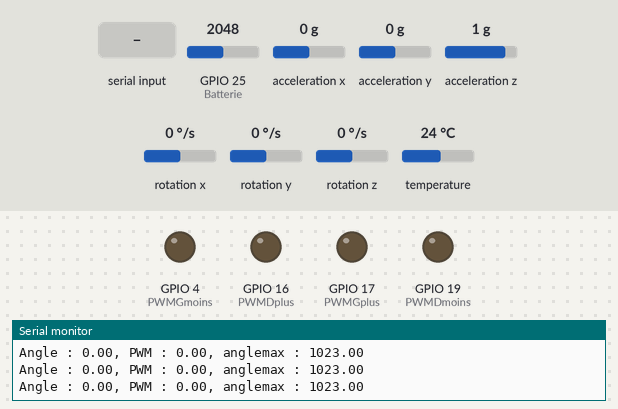
Simulated run of this program. Board: ESP32. On the bench: output pins drawn as LEDs (lit = HIGH), the last lines printed to the serial monitor. Inputs (shaded band) come from the test bench; at power-on: acceleration x 0 g, acceleration y 0 g, GPIO 25 (Batterie) = 2048, acceleration z 1 g, rotation x 0 °/s, rotation y 0 °/s, rotation z 0 °/s, temperature 24 °C. Nothing arrives over Bluetooth unless stated.

Above: at 1.2 s.
1.3 s: acceleration x set to -0.2 g
At 2.7 s:
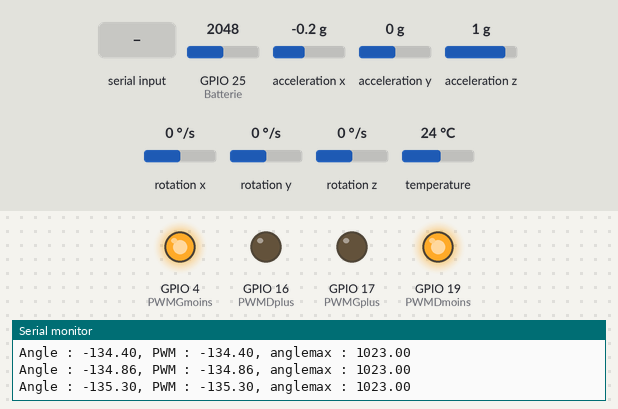
3.0 s: acceleration y set to -0.2 g
At 5.2 s:
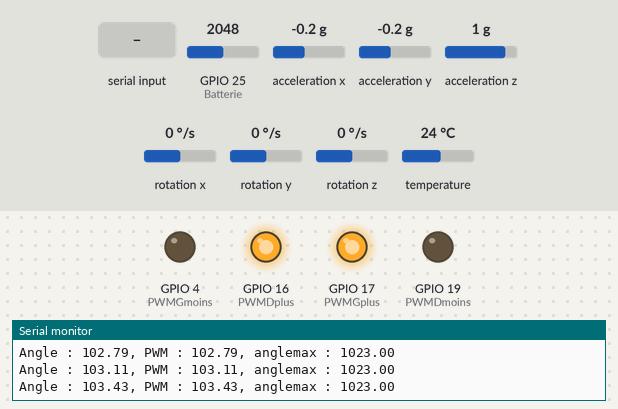
5.5 s: "maxPWM 150\n" received over Serial
At 6.5 s:
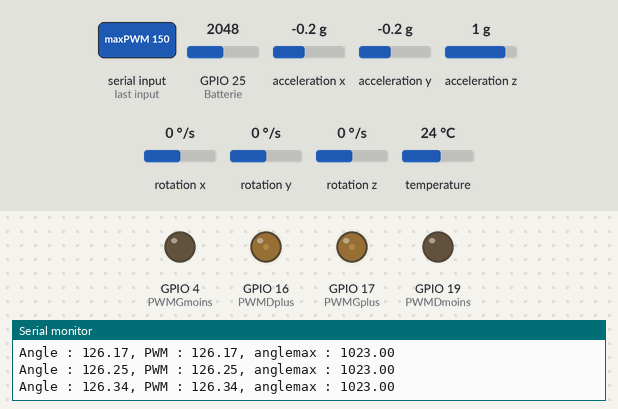
Timing chart, 0 to 8.5 s (numbered marks = the images above; inputs shaded):
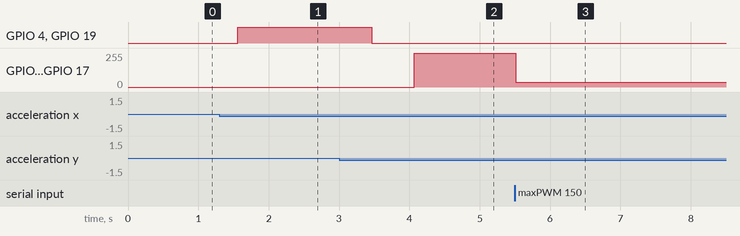

Measured:
- the behaviour switches between 0 and -0.1 g on acceleration x (found by bisection; images 0 and 1)
- the behaviour switches between 0 and -0.1 g on acceleration y (found by bisection; images 1 and 2)
- after the input at 1.3 s, GPIO 4 (PWMGmoins), GPIO 19 (PWMDmoins): LOW → HIGH after 0.26 s
- after the input at 3.0 s, GPIO 4 (PWMGmoins), GPIO 19 (PWMDmoins): HIGH → LOW after 0.46 s; GPIO 16 (PWMDplus), GPIO 17 (PWMGplus): 0/255 → 255/255 after 1.1 s
- after the input at 5.5 s, GPIO 16 (PWMDplus), GPIO 17 (PWMGplus): 255/255 → 37/255 at once

The program:

main.cpp
```cpp
#include <Arduino.h>
#include <Adafruit_MPU6050.h>
#include <Adafruit_Sensor.h>
#include <Wire.h>
#include <BluetoothSerial.h>

#define AVANT 1
#define ARRIERE 2
#define ARRET 0

// ---Declaration des Broches---
unsigned char PWMGplus = 17;                                    // PWM (vitesse) du moteur gauche
unsigned char PWMDplus = 16;                                    // PWM (vitesse) du moteur droit

unsigned char PWMGmoins = 4;                                    // PWM (vitesse) du moteur gauche
unsigned char PWMDmoins = 19;                                    // PWM (vitesse) du moteur droit

char Batterie = 25;                                         // Broche de lecture de la batterie

// ---Declaration des Objets---
BluetoothSerial SerialBT;                                   // Objet Bluetooth Serial
Adafruit_MPU6050 mpu;                                       // Objet pour le capteur MPU6050

// ---Declaration des Variables---
float TetaG,TetaW,angle;
float TetaWF,TetaGF;
char FlagCalcul = 0;
float Ve, Vs = 0;
float Te = 10;                                              // période d'échantillonage en ms
float Tau = 1000;                                           // constante de temps du filtre en ms
float A, B;                                                 // coefficient du filtre

float anglePositifMax = 38.0;
float angleNegatifMax = -42.0;
char kp = 1, etat=0;                                                // coefficient de proportionnalité du correcteur
unsigned short maxPWM = 1024;

float R1= 22000.0;                                          // résistance de 22 kohms
float R2= 10000.0;                                          // résistance de 10 kohms
float valeurbatterie;

// ---Definition des PWM---
unsigned int frequence = 20000, valPWM=1023;                     // Fréquence de 20 kHz
unsigned char canal0 = 0;                                   // Canal 0 pour le moteur gauche
unsigned char canal1 = 1;                                   // Canal 1 pour le moteur droit
unsigned char canal2 = 2;                                   // Canal 2 pour le moteur gauche
unsigned char canal3 = 3;                                   // Canal 1 pour le moteur droit
unsigned char resolution = 10;                              // Résolution de 10 bits (valeurs de 0 à 1023)


void controle(void *parameters)
{
  TickType_t xLastWakeTime;                                 // Variable pour stocker le temps de réveil de la tâche
  xLastWakeTime = xTaskGetTickCount();                      // Initialisation du temps de réveil de la tâche
  while (1)
  {
    sensors_event_t a, g, temp;                             // Création d'objets pour stocker les données du capteur
    mpu.getEvent(&a, &g, &temp);                            // Lecture des données du capteur

    TetaG=-atan2(a.acceleration.y, a.acceleration.x);       // Angle du gyroscope en radian
    TetaGF = A * TetaG + B * TetaGF;                        // Angle du gyroscope filtré en radian

    TetaW  =  g.gyro.z * Tau/1000;                          // angle de l'accélération en radian
    TetaWF = A* TetaW + B*TetaWF;                           // angle de l'accélération filtré en radian

    angle = (TetaWF + TetaGF) * 180 / PI;                   // angle de l'inclinaison du gyropode en degrés

    switch(etat) {
      case ARRET:
        ledcWrite(canal0, 0);
        ledcWrite(canal1, 0);
        ledcWrite(canal2, 0);
        ledcWrite(canal3, 0);
        if (angle < 0.0) etat = ARRIERE;
        if (angle > 0.0) etat = AVANT;
        break;

      case AVANT:
        valPWM = (kp * (int)angle/(int)anglePositifMax*maxPWM);        // Calcul de la valeur PWM en fonction de l'angle d'inclinaison
        valPWM = constrain(valPWM, 0, maxPWM);                // Contrainte de la valeur PWM entre 0 et maxPWM (1023)
        ledcWrite(canal2, 0);
        ledcWrite(canal3, 0);
        ledcWrite(canal0, valPWM);
        ledcWrite(canal1, valPWM);
        if (angle == 0.0) etat = ARRET;
        if (angle < 0.0) etat = ARRIERE;
        break;

      case ARRIERE:
        valPWM = (kp * (int)angle/(int)angleNegatifMax*maxPWM); // Calcul de la valeur PWM en fonction de l'angle d'inclinaison
        valPWM = constrain(valPWM, 0, maxPWM);                  // Contrainte de la valeur PWM entre 0 et maxPWM (1023)
        ledcWrite(canal0, 0);
        ledcWrite(canal1, 0);
        ledcWrite(canal2, valPWM);
        ledcWrite(canal3, valPWM);
        if (angle == 0.0) etat = ARRET;
        if (angle > 0.0) etat = AVANT;
        break;
    }

    FlagCalcul = 1;                                         // Indicateur que les calculs sont terminés
    vTaskDelayUntil(&xLastWakeTime, pdMS_TO_TICKS(Te));     // Attente jusqu'au prochain cycle d'exécution de la tâche
  }
}

void Vin(void *parameters)                                  // Tâche pour la lecture de la tension de la batterie
{
  Ve = 1;
  while (1)
  {
    valeurbatterie=(((3.3/4095.0)*analogRead(Batterie)*(R1+R2))/R2)+0.3;     // Calcul de la valeur de la batterie en volts

    vTaskDelay(pdMS_TO_TICKS(1000));
  }
}

void setup()
{
  Serial.begin(115200);
  Serial.printf("Bonjour \n\r");

  SerialBT.begin("ESP32test");                              // Bluetooth device name
  SerialBT.println("Hello from ESP32!");                    // Message de bienvenue pour le Bluetooth

  // Configuration de la PWM
  ledcSetup(canal0, frequence, resolution);
  ledcSetup(canal1, frequence, resolution);

  ledcSetup(canal2, frequence, resolution);
  ledcSetup(canal3, frequence, resolution);


  // Liaison des canaux PWM aux broches
  ledcAttachPin(PWMGplus, canal0);
  ledcAttachPin(PWMDplus, canal1);
  ledcAttachPin(PWMGmoins, canal2);
  ledcAttachPin(PWMDmoins, canal3);


  // Initialisation du capteur MPU6050
  if (!mpu.begin()) {
    Serial.println("Failed to find MPU6050 chip");
    while (1) {
      delay(10);
    }
  }
  Serial.println("MPU6050 Found!");

  xTaskCreate(
      controle,   // nom de la fonction
      "controle", // nom de la tache que nous venons de vréer
      10000,      // taille de la pile en octet
      NULL,       // parametre
      10,         // tres haut niveau de priorite
      NULL        // descripteur
  );
  xTaskCreate(
      Vin,        // nom de la fonction
      "Vin",      // nom de la tache que nous venons de vréer
      10000,      // taille de la pile en octet
      NULL,      // parametre
      1,          // bas niveau de priorite
      NULL        // descripteur
  );

  // calcul coeff filtre
  Serial.begin(115200);
  A = 1 / (1 + Tau / Te);
  B = Tau / Te * A;
}

void reception(char ch)
{
  static int i = 0;
  static String chaine = "";
  String commande;
  String valeur;
  int index, length;

  if ((ch == 13) or (ch == 10))
  {
    index = chaine.indexOf(' ');
    length = chaine.length();
    if (index == -1)
    {
      commande = chaine;
      valeur = "";
    }
    else
    {
      commande = chaine.substring(0, index);
      valeur = chaine.substring(index + 1, length);
    }

    if (commande == "Tau")
    {
      Tau = valeur.toFloat();
      // calcul coeff filtre
      A = 1 / (1 + Tau / Te);
      B = Tau / Te * A;
    }

    if (commande == "Te")
    {
      Te = valeur.toInt();
      A = 1 / (1 + Tau / Te);
      B = Tau / Te * A;
    }

    if (commande == "kp")
    {
      kp = valeur.toInt();
    }

    if (commande == "maxPWM")
    {
      maxPWM = valeur.toInt();
    }

    chaine = "";
  }
  else
  {
    chaine += ch;
  }
}

void loop()
{
  if (FlagCalcul == 1)
  {
    Serial.printf("Angle : %.2f, PWM : %.2f, anglemax : %.2f\n",angle); // Affichage des angles sur le moniteur série
    //Serial.printf("valBatterie: %.4f \n", valeurbatterie); // Affichage de la valeur de la batterie sur le moniteur série
    FlagCalcul = 0;
  }

}

void serialEvent()
{
  while (Serial.available() > 0) // tant qu'il y a des caractères à lire
  {
    reception(Serial.read());
  }
}
```
